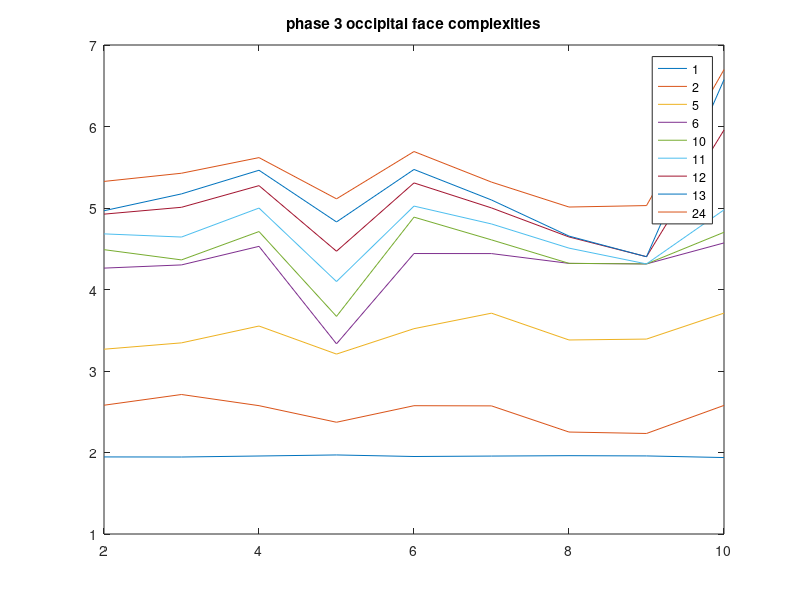
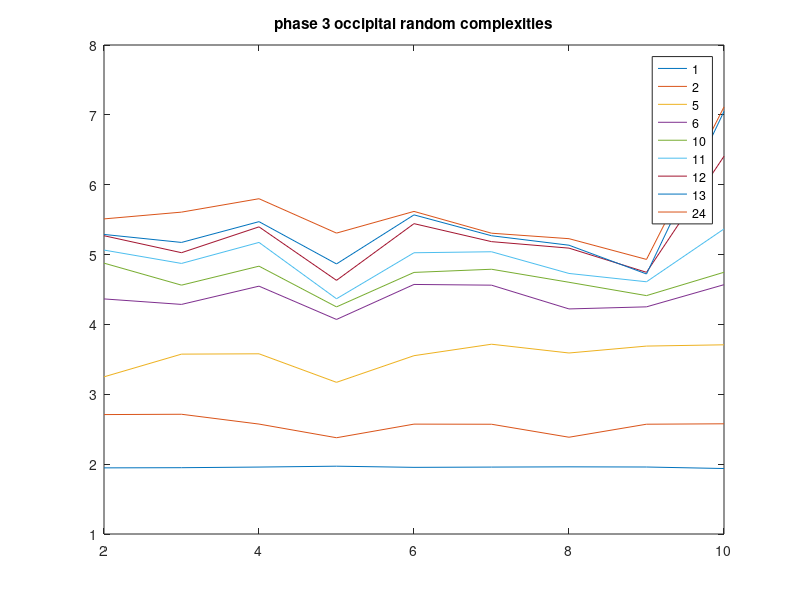
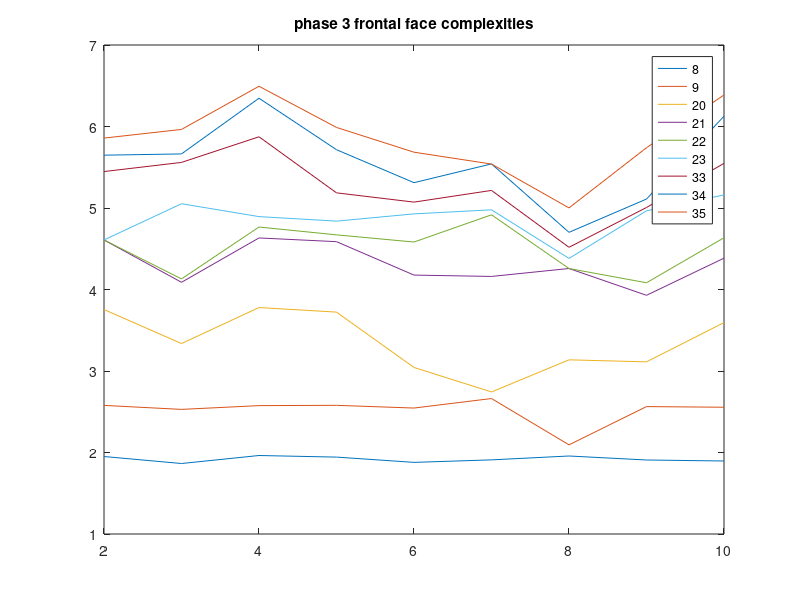
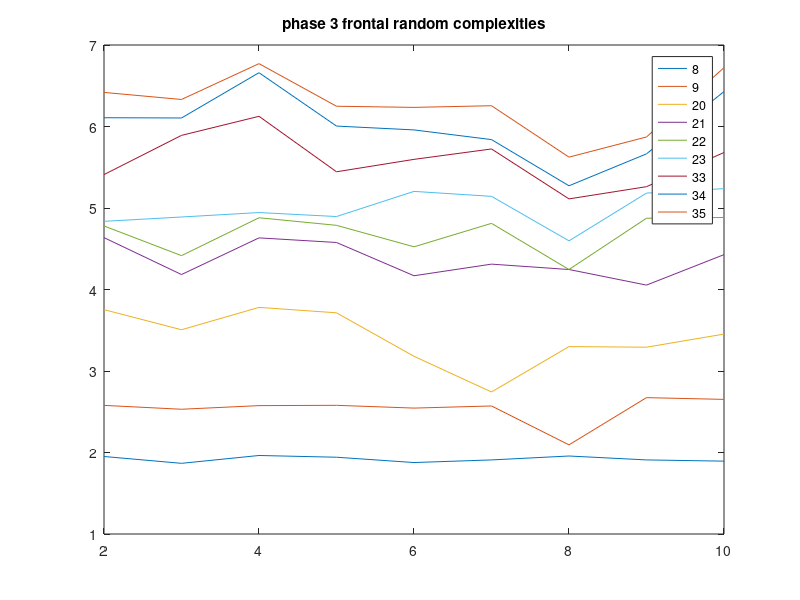

The MATLAB source for these figures, in order:
load('phase3.mat')

figure(3),clf;
plot(2:10, phase3_occipital_face.all_face_complexities)
legend('1','2','5','6','10','11','12','13','24','Location', 'northeast')
title('phase 3 occipital face complexities')
saveas(3,'occipital_face.png')

figure(4),clf;
plot(2:10, phase3_occipital_random.all_random_complexities)
legend('1','2','5','6','10','11','12','13','24','Location', 'northeast')
title('phase 3 occipital random complexities')
saveas(4,'occipital_random.png')

figure(5),clf;
plot(2:10, phase3_frontal_face.all_face_complexities)
legend('8','9','20','21','22','23','33','34','35','Location','northeast')
title('phase 3 frontal face complexities')
saveas(5,'frontal_face.png')

figure(6),clf;
plot(2:10, phase3_frontal_random.all_random_complexities)
legend('8','9','20','21','22','23','33','34','35','Location','northeast')
title('phase 3 frontal random complexities')
saveas(6,'frontal_random.png')

figure(7),clf;
plot(2:10, phase3_parietal_face.all_face_complexities)
legend('3','7','14','15','16','17','18','19','25', 'Location','northeast')
title('phase 3 parietal face complexities')
saveas(7,'parietal_face.png')

figure(8),clf;
plot(2:10, phase3_parietal_random.all_random_complexities)
legend('3','7','14','15','16','17','18','19','25', 'Location','northeast')
title('phase 3 parietal random complexities')
saveas(8,'parietal_random.png')

figure(9),clf;
plot(2:10, phase3_left_temporal_face.all_face_complexities)
legend('26','28','30','31','36','38','40','42','44', 'Location','northeast')
title('phase 3 left temporal face complexities')
saveas(9,'left_temporal_face.png')

figure(10),clf;
plot(2:10, phase3_left_temporal_random.all_random_complexities)
legend('26','28','30','31','36','38','40','42','44', 'Location','northeast')
title('phase 3 left temporal random complexities')
saveas(10,'left_temporal_random.png')

figure(11),clf;
plot(2:10, phase3_right_temporal_face.all_face_complexities)
legend('4','27','29','31','37','39','41','43','45', 'Location','northeast')
title('phase 3 right temporal face complexities')
saveas(11,'right_temporal_face.png')

figure(12),clf;
plot(2:10, phase3_right_temporal_random.all_random_complexities)
legend('4','27','29','31','37','39','41','43','45', 'Location','northeast')
title('phase 3 right temporal random complexities')
saveas(12,'right_temporal_random.png')

phase3_occipital_diff = phase3_occipital_face.all_face_complexities - phase3_occipital_random.all_random_complexities;

figure(13),clf;
plot(2:10, phase3_occipital_diff)

phase3_frontal_diff = phase3_frontal_face.all_face_complexities - phase3_frontal_random.all_random_complexities;
phase3_parietal_diff = phase3_parietal_face.all_face_complexities - phase3_parietal_random.all_random_complexities;
phase3_left_temporal_diff = phase3_left_temporal_face.all_face_complexities - phase3_left_temporal_random.all_random_complexities;
phase3_right_temporal_diff = phase3_right_temporal_face.all_face_complexities - phase3_right_temporal_random.all_random_complexities;

figure(13),clf;
plot(2:10, phase3_occipital_diff)
legend('1','2','5','6','10','11','12','13','24','Location', 'northeast')
title('phase 3 occipital complexity difference')
saveas(13, 'occipital_diff.png')

figure(14),clf;
plot(2:10, phase3_frontal_diff)
legend('8','9','20','21','22','23','33','34','35','Location','northeast')
title('phase 3 frontal complexity difference')
saveas(14, 'frontal_diff.png')

figure(15),clf;
plot(2:10, phase3_parietal_diff)
legend('3','7','14','15','16','17','18','19','25', 'Location','northeast')
title('phase 3 parietal complexity difference')
saveas(15, 'parietal_diff.png')

figure(16),clf;
plot(2:10, phase3_left_temporal_diff)
legend('26','28','30','31','36','38','40','42','44', 'Location','northeast')
title('phase 3 left temporal complexity difference')
saveas(16, 'left_temporal_diff.png')

figure(17),clf;
plot(2:10, phase3_right_temporal_diff)
legend('4','27','29','31','37','39','41','43','45', 'Location','northeast')
title('phase 3 right temporal complexity difference')
saveas(17, 'right_temporal_diff.png')